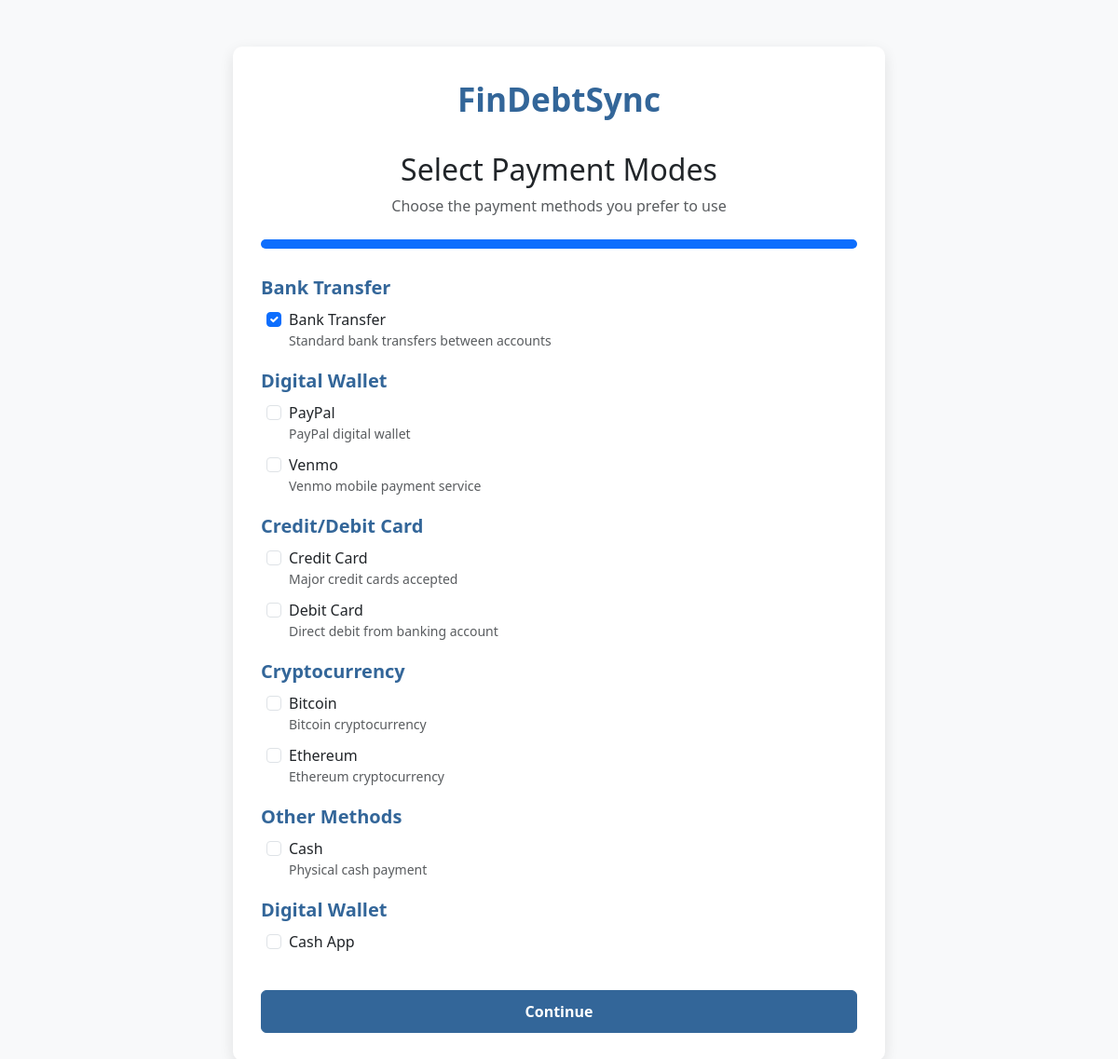
Page /payment-modes/ (signed in) on the committed database.
### core/models.py (models this page shows, shortened)
class PaymentMode(models.Model):
    PAYMENT_CATEGORIES = [
        ('BANK', 'Bank Transfer'),
        ('DIGITAL', 'Digital Wallet'),
        ('CARD', 'Credit/Debit Card'),
        ('CRYPTO', 'Cryptocurrency'),
        ('OTHER', 'Other Methods')
    ]
    name = models.CharField(max_length=50, unique=True)
    category = models.CharField(max_length=20, choices=PAYMENT_CATEGORIES, default='OTHER')
    description = models.TextField(blank=True, null=True)
    is_active = models.BooleanField(default=True)

### core/views.py (the view, shortened to what this page needs)
# urls.py: path('payment-modes/', views.payment_modes, name='payment_modes'),
@login_required #only logged in users can see this view
def payment_modes(request):
    customer = request.user.bank_profile #retrieves the bank customer profile for the logged in user
    if request.method == 'POST':
        form = PaymentModeSelectionForm(request.POST)
        if form.is_valid():
            form.save_preferences(customer)
            messages.success(request, "Payment preferences saved successfully!")
            return redirect('home')
    else:
        initial_data = {}
        existing_modes = PaymentCompatibility.objects.filter(customer=customer) #getting any pre existing payment modes of the logged in bank customer
        if existing_modes.exists():
            initial_data['payment_modes'] = [pm.compatible_mode.id for pm in existing_modes] #if they exist they are appending in an array
        form = PaymentModeSelectionForm(initial=initial_data) # a blank form created with initial data
    return render(request, 'payment_modes.html', {'form': form})

### core/forms.py (shortened to what this page needs)
class PaymentModeSelectionForm(forms.Form):
    payment_modes = forms.ModelMultipleChoiceField(
        queryset=PaymentMode.objects.filter(is_active=True),
        widget=forms.CheckboxSelectMultiple,
        required=True,
        label="Select your preferred payment modes"
    )

### templates/payment_modes.html (shortened to what this page needs)
<!DOCTYPE html>
<html lang="en">
<head>
    <link href="https://cdn.jsdelivr.net/npm/bootstrap@5.3.0-alpha1/dist/css/bootstrap.min.css" rel="stylesheet">
</head>
<body>
    <div class="container">
        <div class="payment-container">
            <div class="logo">FinDebtSync</div>
            <h2 class="text-center mb-2">Select Payment Modes</h2>
            <p class="text-center text-muted mb-4">Choose the payment methods you prefer to use</p>
            <div class="progress progress-bar">
            </div>
            <form method="post" novalidate>
                <div class="payment-modes">
                    {% regroup form.payment_modes.field.queryset.all by get_category_display as category_list %}
                    {% for category in category_list %}
                        <h5 class="payment-category">{{ category.grouper }}</h5>
                        {% for payment_mode in category.list %}
                            <div class="form-check">
                                <input class="form-check-input" type="checkbox" name="{{ form.payment_modes.name }}" value="{{ payment_mode.id }}" id="payment_{{ payment_mode.id }}"
                                {% if form.payment_modes.initial and payment_mode.id in form.payment_modes.initial %}
                                checked
                                {% endif %}>
                                <label class="form-check-label" for="payment_{{ payment_mode.id }}">
                                    {{ payment_mode.name }}
                                    {% if payment_mode.description %}
                                        <small class="text-muted d-block">{{ payment_mode.description }}</small>
                                    {% endif %}
                                </label>
                            </div>
                        {% endfor %}
                    {% endfor %}
                </div>
                <button type="submit" class="btn btn-primary">Continue</button>
            </form>
        </div>
    </div>
</body>
</html>

### templates/payment_modes.html (style rules this page uses)
body { background-color: #f8f9fa; }
.payment-container { max-width: 700px; margin: 50px auto; padding: 30px; background-color: white; border-radius: 10px; box-shadow: 0 5px 15px rgba(0, 0, 0, 0.1); }
.logo { font-size: 2.2rem; font-weight: 700; color: #336699; text-align: center; margin-bottom: 30px; }
.payment-category { font-weight: 600; color: #336699; margin-top: 20px; margin-bottom: 10px; }
.form-check { margin-bottom: 10px; padding-left: 30px; }
.btn-primary { background-color: #336699; border-color: #336699; width: 100%; padding: 10px; font-weight: 600; margin-top: 30px; }
.progress-bar { height: 10px; margin-bottom: 30px; }

### rows in the picture
PaymentMode: payment_modes "☑", name "Bank Transfer", description "Standard bank transfers between accounts"
PaymentMode: name "PayPal", description "PayPal digital wallet"
PaymentMode: name "Venmo", description "Venmo mobile payment service"
PaymentMode: name "Credit Card", description "Major credit cards accepted"
PaymentMode: name "Debit Card", description "Direct debit from banking account"
PaymentMode: name "Bitcoin", description "Bitcoin cryptocurrency"
PaymentMode: name "Ethereum", description "Ethereum cryptocurrency"
PaymentMode: name "Cash", description "Physical cash payment"
PaymentMode: name "Cash App"

### other values in the picture
{{ category.grouper }} "Bank Transfer" "Digital Wallet" "Credit/Debit Card" "Cryptocurrency" "Other Methods" "Digital Wallet"
